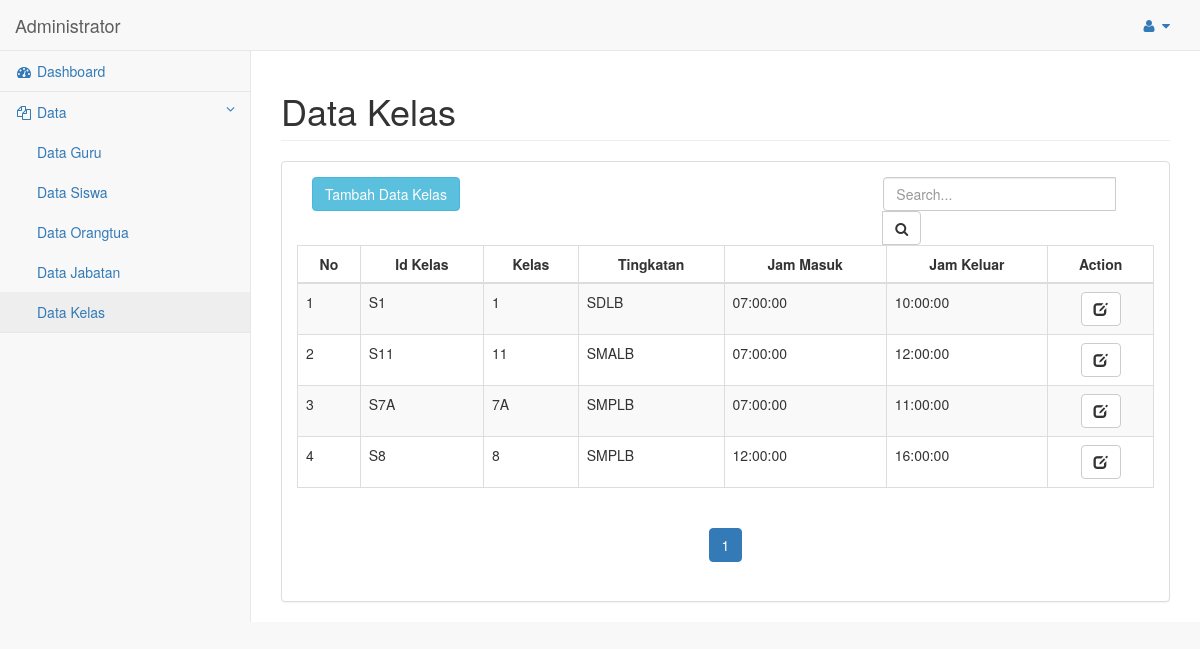
Before: /admin/home_admin.php?menu=kelas&action=tampil (signed in) with the older database file.
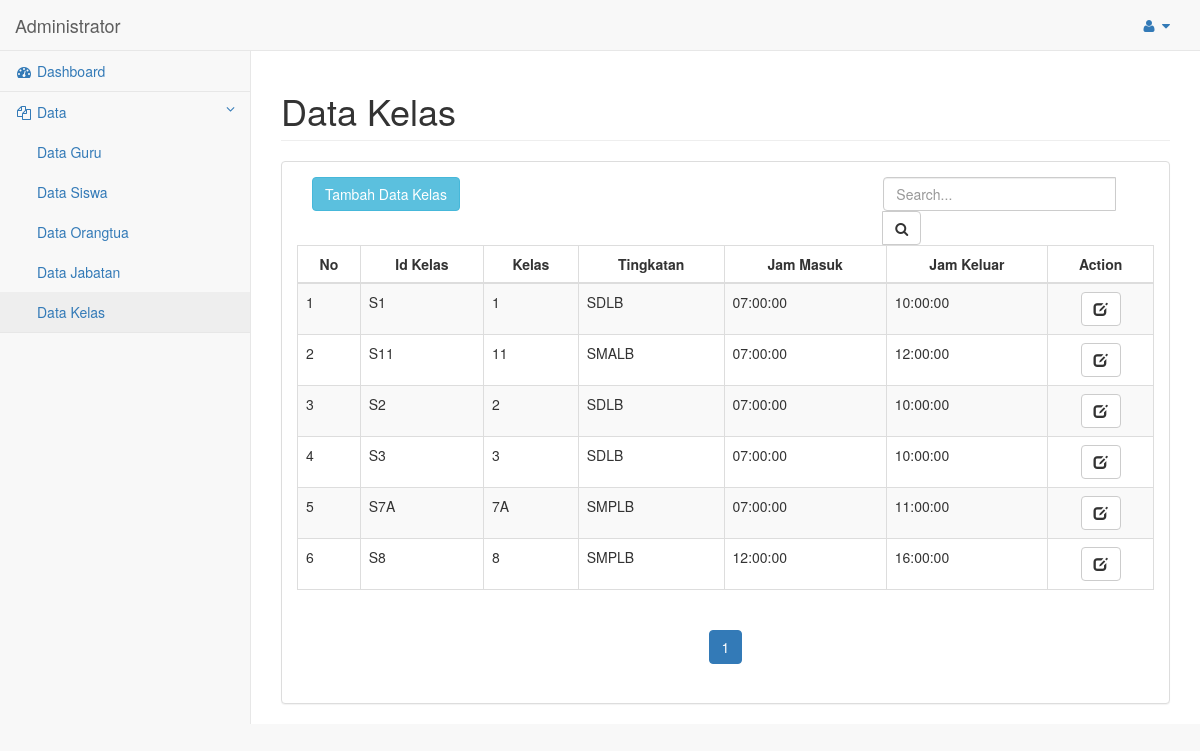
After: the same page with the newer database file.
### tables this page shows
CREATE TABLE `tb_kelas` (
  `id_kelas` varchar(4) NOT NULL,
  `kelas` varchar(3) DEFAULT NULL,
  `tingkatan` varchar(5) DEFAULT NULL,
  `jam_masuk` time DEFAULT NULL,
  `jam_keluar` time DEFAULT NULL
);

### admin/tampil_kelas.php (the view, shortened to what the changed rows need)
<div id="page-wrapper">
    <div class="row">
        <div class="col-lg-12">
            <h1 class="page-header">Data Kelas</h1>
        </div>
    </div>
    <div class="row">
        <div class="col-lg-12">
            <div class="panel panel-default">
                <div class="panel-body">
                    <div class="col-md-4">
                        <button type="button" class="btn btn-info" data-toggle="modal" data-target="#tambah">Tambah Data Kelas</button><br><br>
                    </div>
                    <div class="col-md-4"></div>
                    <div class="col-md-4">
                        <ul class="nav">
                            <li class="sidebar-search">
                                <div class="input-group custom-search-form">
                                    <form method="post" action="?menu=kelas&action=cari">
                                    <input type="text" class="form-control" placeholder="Search..." name="txtxcari">
                                    <span class="input-group-btn">
                                        <button class="btn btn-default" type="submit">
                                            <i class="fa fa-search"></i>
                                        </button>
                                    </span>
                                    </form>
                                </div>
                            </li>
                        </ul>
                    </div>
                    <br>
                    <table width="100%" class="table table-striped table-bordered table-hover" id="tabel_orangtua">
                        <thead>
                            <tr>
                                <th>
                                    <center>No</center>
                                </th>
                                <th>
                                    <center>Id Kelas</center>
                                </th>
                                <th>
                                    <center>Kelas</center>
                                </th>
                                <th>
                                    <center>Tingkatan</center>
                                </th>
                                <th>
                                    <center>Jam Masuk</center>
                                </th>
                                <th>
                                    <center>Jam Keluar</center>
                                </th>
                                <th>
                                    <center>Action</center>
                                </th>
                            </tr>
                        </thead>
                        <tbody>
                            <?php
                            $page = isset( $_GET[ 'halaman' ] ) ? ( int )$_GET[ 'halaman' ] : 1;
                            $mulai = ( $page > 1 ) ? ( $page * 10 ) - 10 : 0;
                            $result = mysqli_query( $link, "SELECT * FROM tb_kelas" );
                            $total = mysqli_num_rows( $result );
                            $pages = ceil( $total / 10 );
                            $query = mysqli_query( $link, "select * from tb_kelas LIMIT $mulai, 10" )or die( mysqli_error( $link ) );
                            $no = $mulai + 1;
                            $ketemu = mysqli_num_rows( $query );
                            if ( $ketemu > 0 ) {
                                while ( $data = mysqli_fetch_assoc( $query ) ) {
                                    ?>
                            <tr>
                                <td>
                                    <?php echo $no++; ?>
                                </td>
                                <td>
                                    <?php echo $data['id_kelas']; ?>
                                </td>
                                <td>
                                    <?php echo $data['kelas']; ?>
                                </td>
                                <td>
                                    <?php echo $data['tingkatan']; ?>
                                </td>
                                <td>
                                    <?php echo $data['jam_masuk']; ?>
                                </td>
                                <td>
                                    <?php echo $data['jam_keluar']; ?>
                                </td>
                                <td>
                                    <center>
                                        <a href="#edit_data" class="btn btn-default btn-small" id="custId" data-toggle="modal" data-id="<?php echo $data[ 'id_kelas' ]; ?>">
                                            <span class="glyphicon glyphicon-edit" aria-hidden="true"></span>
                                        </a>
                                    </center>
                                </td>
                            </tr>
                            <?php
                            }
                            }
                            ?>
                        </tbody>
                    </table>
                    <?php
                    if ( $pages > 0 ) {
                        ?>
                    <center>
                        <nav aria-label="Page navigation">
                            <ul class="pagination">
                                <?php
                                $isi = 1;
                                for ($i=1; $i<=$pages ; $i++){ ?>
                                <li <?php if($isi==$i) { echo "class='active'"; } ?>
                                    >
                                    <a href="home_admin.php?tampil=kelas&halaman=<?php echo $i; ?>">
                                        <?php echo $i; ?>
                                    </a>
                                </li>
                                <?php } ?>
                            </ul>
                        </nav>
                    </center>
                    <?php
                    }
                    ?>
                </div>
            </div>
        </div>
    </div>
</div>

### admin/home_admin.php (shortened to what the changed rows need)
<?php
if ( isset( $_SESSION[ 's_nuptk' ] ) ) {
	$link = koneksi_db();
	require( '../header.php' );
	?>
	<div id="wrapper">
		<nav class="navbar navbar-default navbar-static-top" role="navigation" style="margin-bottom: 0">
			<div class="navbar-header">
				<a class="navbar-brand" href="home_admin.php">Administrator</a>
			</div>
			<ul class="nav navbar-top-links navbar-right">
				<li class="dropdown">
					<a class="dropdown-toggle" data-toggle="dropdown" href="#">
                        <i class="fa fa-user fa-fw"></i> <i class="fa fa-caret-down"></i>
                    </a>
				</li>
			</ul>
			<?php
			if ( isset( $_GET[ 'menu' ] )) {
				if((($_GET['action']=='tampil')||($_GET['action']=='cari'))){
					$menu = $_GET[ 'menu' ];
					if ( $menu == 'guru' ) {
						require( 'menu_guru.php' );
					} else if ( $menu == 'siswa' ) {
						require( 'menu_siswa.php' );
					} else if ( $menu == 'orangtua' ) {
						require( 'menu_orangtua.php' );
					} else if ( $menu == 'jabatan' ) {
						require( 'menu_jabatan.php' );
					} else if ( $menu == 'kelas' ) {
						require( 'menu_kelas.php' );
					}
				}
			} else {
				require( 'menu_dashboard.php' );
			}
			?>
		</nav>
		<?php
		if ( isset( $_GET[ 'menu' ] ) ) {
			if(($_GET['menu']=='guru') && ($_GET['action']=='tampil'))
					{
						require( 'tampil_guru.php' );
					}
			else if(($_GET['menu']=='guru') && ($_GET['action']=='cari'))
					{
						require( 'tampil_cari_guru.php' );
					}
			else if(($_GET['menu']=='siswa') && ($_GET['action']=='tampil'))
					{
						require( 'tampil_siswa.php' );
					}
			else if(($_GET['menu']=='siswa') && ($_GET['action']=='cari'))
					{
						require( 'tampil_cari_siswa.php' );
					}
			else if(($_GET['menu']=='orangtua') && ($_GET['action']=='tampil'))
					{
						require( 'tampil_orangtua.php' );
					}
			else if(($_GET['menu']=='orangtua') && ($_GET['action']=='cari'))
					{
						require( 'tampil_cari_orangtua.php' );
					}
			else if(($_GET['menu']=='jabatan') && ($_GET['action']=='tampil'))
					{
						require( 'tampil_jabatan.php' );
					}
			else if(($_GET['menu']=='jabatan') && ($_GET['action']=='cari'))
					{
						require( 'tampil_cari_jabatan.php' );
					}
			else if(($_GET['menu']=='kelas') && ($_GET['action']=='tampil'))
					{
						require( 'tampil_kelas.php' );
					}
			else if(($_GET['menu']=='kelas') && ($_GET['action']=='cari'))
					{
						require( 'tampil_cari_kelas.php' );
					}
			} else {
			require( 'tampil_dashboard.php' );
		}
		?>
		<?php
require('../footer.php');
}else{
	echo( "<script> location.href ='../index.php';</script>" );
}
?>

Changed rows visible on the page:
added tb_kelas: id_kelas "S2", kelas "2", tingkatan "SDLB", jam_masuk "07:00:00", jam_keluar "10:00:00"
added tb_kelas: id_kelas "S3", kelas "3", tingkatan "SDLB", jam_masuk "07:00:00", jam_keluar "10:00:00"
